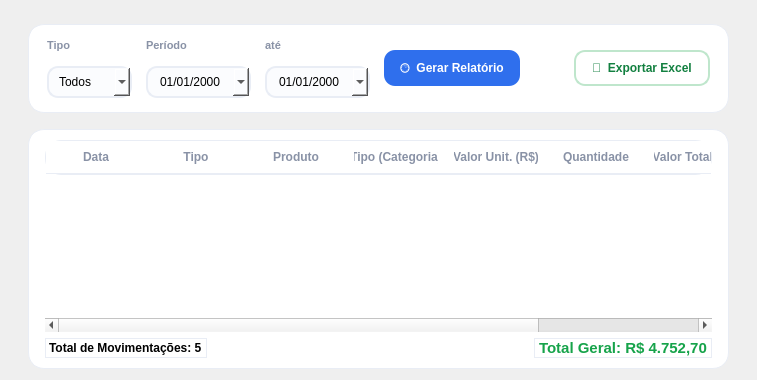
         <widget class="QWidget" name="page_relatorios">
          <layout class="QVBoxLayout" name="relatoriosLayout">
           <property name="leftMargin">
            <number>28</number>
           </property>
           <property name="topMargin">
            <number>24</number>
           </property>
           <property name="rightMargin">
            <number>28</number>
           </property>
           <property name="spacing">
            <number>16</number>
           </property>
           <item>
            <widget class="QFrame" name="filterBarFrame">
             <property name="styleSheet">
              <string notr="true">QFrame#filterBarFrame { background-color: #ffffff; border: 1px solid #e9edf5; border-radius: 16px; }
QLabel { color: #8992a6; font-size: 8.5pt; font-weight: bold; }
QComboBox, QDateEdit { border: 1.5px solid #e9edf5; border-radius: 11px; padding: 6px 10px; background-color: #fbfcfe; }</string>
             </property>
             <layout class="QHBoxLayout" name="filterBarLayout">
              <property name="leftMargin">
               <number>18</number>
              </property>
              <property name="topMargin">
               <number>14</number>
              </property>
              <property name="rightMargin">
               <number>18</number>
              </property>
              <property name="bottomMargin">
               <number>14</number>
              </property>
              <property name="spacing">
               <number>14</number>
              </property>
              <item>
               <layout class="QVBoxLayout" name="tipoFiltroCol">
                <item>
                 <widget class="QLabel" name="tipoFiltroLabel">
                  <property name="text">
                   <string>Tipo</string>
                  </property>
                 </widget>
                </item>
                <item>
                 <widget class="QComboBox" name="tipoFiltroComboBox">
                  <item>
                   <property name="text">
                    <string>Todos</string>
                   </property>
                  </item>
                  <item>
                   <property name="text">
                    <string>Entrada</string>
                   </property>
                  </item>
                  <item>
                   <property name="text">
                    <string>Saída</string>
                   </property>
                  </item>
                 </widget>
                </item>
               </layout>
              </item>
              <item>
               <layout class="QVBoxLayout" name="periodoDeCol">
                <item>
                 <widget class="QLabel" name="periodoDeLabel">
                  <property name="text">
                   <string>Período</string>
                  </property>
                 </widget>
                </item>
                <item>
                 <widget class="QDateEdit" name="periodoDeDateEdit">
                  <property name="calendarPopup">
                   <bool>true</bool>
                  </property>
                  <property name="displayFormat">
                   <string>dd/MM/yyyy</string>
                  </property>
                 </widget>
                </item>
               </layout>
              </item>
              <item>
               <layout class="QVBoxLayout" name="periodoAteCol">
                <item>
                 <widget class="QLabel" name="periodoAteLabel">
                  <property name="text">
                   <string>até</string>
                  </property>
                 </widget>
                </item>
                <item>
                 <widget class="QDateEdit" name="periodoAteDateEdit">
                  <property name="calendarPopup">
                   <bool>true</bool>
                  </property>
                  <property name="displayFormat">
                   <string>dd/MM/yyyy</string>
                  </property>
                 </widget>
                </item>
               </layout>
              </item>
              <item>
               <widget class="QPushButton" name="btnGerarRelatorio">
                <property name="minimumSize">
                 <size>
                  <width>0</width>
                  <height>36</height>
                 </size>
                </property>
                <property name="cursor">
                 <cursorShape>PointingHandCursor</cursorShape>
                </property>
                <property name="styleSheet">
                 <string notr="true">QPushButton { background-color: #2f6fed; color: #ffffff; border: none; border-radius: 11px; padding: 0 16px; font-weight: bold; }
QPushButton:hover { background-color: #255bc4; }</string>
                </property>
                <property name="text">
                 <string>🕑  Gerar Relatório</string>
                </property>
               </widget>
              </item>
              <item>
               <spacer name="filterBarSpacer">
                <property name="orientation">
                 <enum>Qt::Horizontal</enum>
                </property>
                <property name="sizeHint" stdset="0">
                 <size>
                  <width>40</width>
                  <height>20</height>
                 </size>
                </property>
               </spacer>
              </item>
              <item>
               <widget class="QPushButton" name="btnExportarExcel">
                <property name="minimumSize">
                 <size>
                  <width>0</width>
                  <height>36</height>
                 </size>
                </property>
                <property name="cursor">
                 <cursorShape>PointingHandCursor</cursorShape>
                </property>
                <property name="styleSheet">
                 <string notr="true">QPushButton { background-color: #ffffff; color: #128040; border: 1.5px solid #bfe6cc; border-radius: 11px; padding: 0 16px; font-weight: bold; }
QPushButton:hover { background-color: #eafaf0; }</string>
                </property>
                <property name="text">
                 <string>📄  Exportar Excel</string>
                </property>
               </widget>
              </item>
             </layout>
            </widget>
           </item>
           <item>
            <widget class="QFrame" name="relatorioTableFrame">
             <property name="styleSheet">
              <string notr="true">QFrame { background-color: #ffffff; border: 1px solid #e9edf5; border-radius: 16px; }</string>
             </property>
             <layout class="QVBoxLayout" name="relatorioTableLayout">
              <property name="leftMargin">
               <number>16</number>
              </property>
              <property name="topMargin">
               <number>10</number>
              </property>
              <property name="rightMargin">
               <number>16</number>
              </property>
              <property name="bottomMargin">
               <number>10</number>
              </property>
              <item>
               <widget class="QTableWidget" name="relatorioTable">
                <property name="alternatingRowColors">
                 <bool>true</bool>
                </property>
                <property name="styleSheet">
                 <string notr="true">QTableWidget { border: none; gridline-color: #f0f2f7; alternate-background-color: #fafbfd; }
QTableWidget::item { padding: 8px 6px; }
QTableWidget::item:selected { background-color: #e8f0ff; color: #14213d; }
QHeaderView::section { background-color: #ffffff; border: none; border-bottom: 1px solid #e9edf5; color: #8992a6; font-weight: bold; padding: 8px; }</string>
                </property>
                <property name="editTriggers">
                 <set>QAbstractItemView::NoEditTriggers</set>
                </property>
                <attribute name="horizontalHeaderStretchLastSection">
                 <bool>true</bool>
                </attribute>
                <column>
                 <property name="text">
                  <string>Data</string>
                 </property>
                </column>
                <column>
                 <property name="text">
                  <string>Tipo</string>
                 </property>
                </column>
                <column>
                 <property name="text">
                  <string>Produto</string>
                 </property>
                </column>
                <column>
                 <property name="text">
                  <string>Tipo (Categoria)</string>
                 </property>
                </column>
                <column>
                 <property name="text">
                  <string>Valor Unit. (R$)</string>
                 </property>
                </column>
                <column>
                 <property name="text">
                  <string>Quantidade</string>
                 </property>
                </column>
                <column>
                 <property name="text">
                  <string>Valor Total (R$)</string>
                 </property>
                </column>
                <column>
                 <property name="text">
                  <string>Observação</string>
                 </property>
                </column>
               </widget>
              </item>
              <item>
               <layout class="QHBoxLayout" name="relatorioTotalLayout">
                <item>
                 <widget class="QLabel" name="totalMovimentacoesLabel">
                  <property name="styleSheet">
                   <string notr="true">font-weight: bold;</string>
                  </property>
                  <property name="text">
                   <string>Total de Movimentações: 5</string>
                  </property>
                 </widget>
                </item>
                <item>
                 <spacer name="relatorioTotalSpacer">
                  <property name="orientation">
                   <enum>Qt::Horizontal</enum>
                  </property>
                  <property name="sizeHint" stdset="0">
                   <size>
                    <width>40</width>
                    <height>20</height>
                   </size>
                  </property>
                 </spacer>
                </item>
                <item>
                 <widget class="QLabel" name="totalGeralLabel">
                  <property name="styleSheet">
                   <string notr="true">color: #16a34a; font-weight: bold; font-size: 11pt;</string>
                  </property>
                  <property name="text">
                   <string>Total Geral: R$ 4.752,70</string>
                  </property>
                 </widget>
                </item>
               </layout>
              </item>
             </layout>
            </widget>
           </item>
          </layout>
         </widget>
